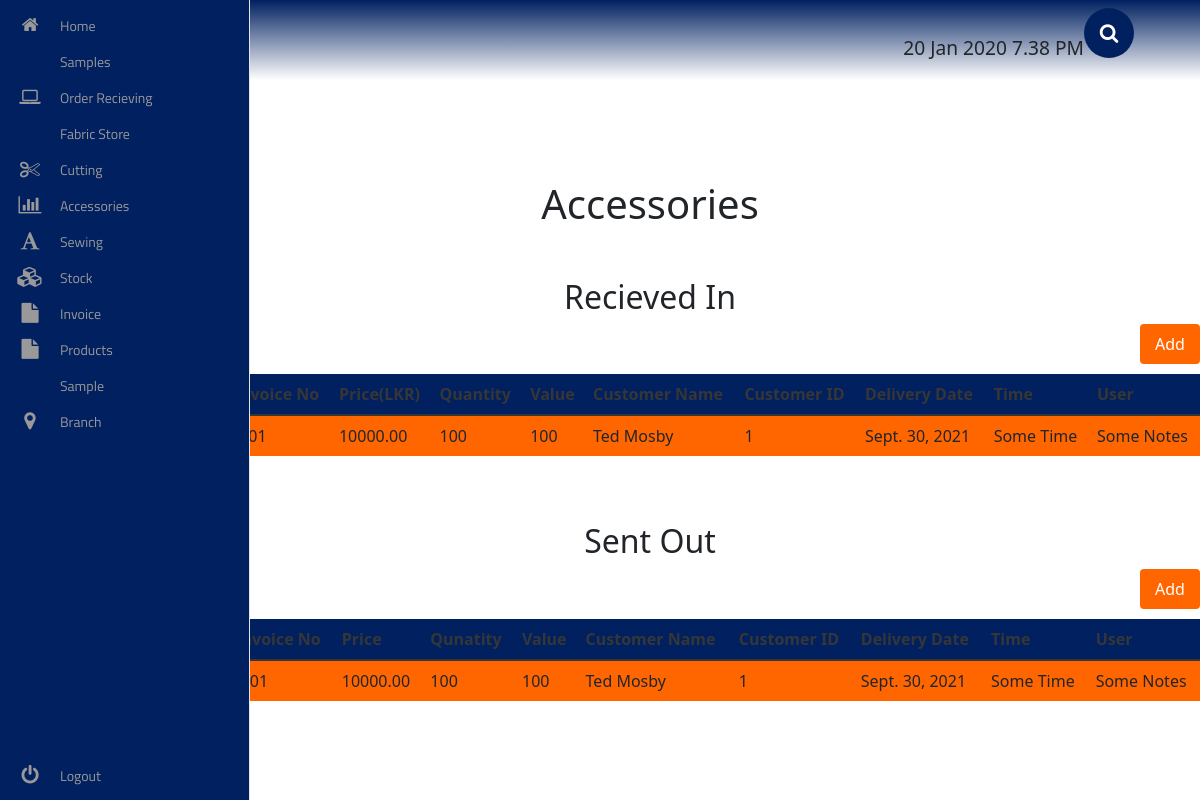
Screenshot of /accessories/ with the database file from the repository.
### accessories/models.py (models this page shows)
class AccRecievedIn(models.Model):
	acc_name = models.CharField(max_length=1000)
	acc_id = models.CharField(max_length=100)
	date = models.DateField()
	invoice = models.ForeignKey(Invoice, on_delete=models.SET_NULL, null=True, blank=True)
	price = models.DecimalField(decimal_places=2, max_digits=100000)
	quantity = models.IntegerField()
	value = models.IntegerField()
	customer = models.ForeignKey(Customer, on_delete=models.SET_NULL, null=True, blank=True)
	delivery_date = models.DateField()
	time = models.CharField(max_length=1000)
	user_notes = models.CharField(max_length=9000)

class AccSentOut(models.Model):
	acc_name = models.CharField(max_length=1000)
	acc_id = models.CharField(max_length=100)
	date = models.DateField()
	invoice = models.ForeignKey(Invoice, on_delete=models.SET_NULL, null=True, blank=True)
	price = models.DecimalField(decimal_places=2, max_digits=100000)
	quantity = models.IntegerField()
	value = models.IntegerField()
	customer = models.ForeignKey(Customer, on_delete=models.SET_NULL, null=True, blank=True)
	delivery_date = models.DateField()
	time = models.CharField(max_length=1000)
	user_notes = models.CharField(max_length=9000)

### invoice/models.py (models this page shows, shortened)
class Invoice(models.Model):
	date = models.DateField()
	invoice_no = models.CharField(max_length=1000, unique=True)
	customer = models.ForeignKey(Customer, on_delete=models.CASCADE)
	style_no = models.CharField(max_length=1000)
	order =  models.ForeignKey(OrderReceiving, on_delete=models.SET_NULL, null=True, blank=True)
	quantity = models.IntegerField()
	price = models.DecimalField(decimal_places=2, max_digits=1000)
	value = models.IntegerField()
	method_of_payment = models.CharField(max_length=100, choices=payment_choices, default='Cash')

### customers/models.py (models this page shows)
class Customer(models.Model):
	customer_id = models.CharField(max_length=100)
	salutation = models.CharField(max_length=10, choices=salutation_choices, default='Mr')
	customer_first_name = models.CharField(max_length=500)
	customer_last_name = models.CharField(max_length=500)
	mobile_no = models.IntegerField()
	mobile_no_type = models.CharField(max_length=10, choices=mobile_no_type, default='Mobile')
	email = models.EmailField(max_length=120)
	email_type = models.CharField(max_length=10, choices=email_type, default='Work')
	address = models.CharField(max_length=1000)
	"""def __str__(self):
			    	return "%s %s" % (self.customer_first_name, self.customer_last_name)"""
	def __str__(self):
		return self.customer_first_name + ' ' + self.customer_last_name

### accessories/views.py (the view)
# urls.py: path('', AccessoriesMainView.as_view(), name="accessories_view"),
class AccessoriesMainView(View):
	template_name = 'accessories_main.html'
	acc_recieved_in_query = AccRecievedIn.objects.all()
	acc_sent_out_query = AccSentOut.objects.all()
	def get_recieved_in_query_set(self):
		return self.acc_recieved_in_query
	def get_acc_sent_out_query_set(self):
		return self.acc_sent_out_query
	def get(self, request):
		context = {
			'acc_recieveds': self.get_recieved_in_query_set(),
			'acc_sent_outs': self.get_acc_sent_out_query_set()
			}
		return render(request, self.template_name, context)

### accessories/templates/accessories_main.html (shortened to what this page needs)
<!DOCTYPE html>
<html lang="en">
{% extends 'base.html' %}
{% load static %}
    {% block extra_css %}
        <link rel="stylesheet" href="{% static 'accessories/css/accessories_main.css' %}">
    {% endblock %}
    {% block content %}
        <div class="accessories__container">
            <h1> Accessories </h1>
            <h2> Recieved In </h2>
            <div class="accessories__add__button__container" >
              <button class="accessories__add__button">
                Add
              </button>
            </div>
            <div class="table-responsive">
              <table class="table">
                <thead>
                  <tr class="accessories__tr">
                    <th scope="col">Date</th>
                    <th scope="col">Invoice No</th>
                    <th scope="col">Price(LKR)</th>
                    <th scope="col">Quantity</th>
                    <th scope="col">Value</th>
                    <th scope="col">Customer Name</th>
                    <th scope="col">Customer ID</th>
                    <th scope="col">Delivery Date</th>
                    <th scope="col">Time</th>
                    <th scope="col">User</th>
                  </tr>
                </thead>
                <tbody>
                  {% for acc_recieved in acc_recieveds %}
                  <tr class="accessories__body">
                    <td> {{ acc_recieved.date }} </td>
                    <td>  {{ acc_recieved.invoice.invoice_no }} </td>
                    <td> {{ acc_recieved.price }} </td>
                    <td> {{ acc_recieved.quantity }} </td>
                    <td> {{ acc_recieved.value }} </td>
                    <td> {{ acc_recieved.customer.customer_first_name }}
                         {{ acc_recieved.customer.customer_last_name }}
                    </td>
                    <td> {{ acc_recieved.customer_id }} </td>
                    <td> {{ acc_recieved.delivery_date }} </td>
                    <td> {{ acc_recieved.time }} </td>
                    <td> {{ acc_recieved.user_notes }} </td>
                  </tr>
                  {% endfor %}
                </tbody>
              </table>
            </div>
            <h2> Sent Out </h2>
             <div class="accessories__add__button__container" >
              <button class="accessories__add__button">
                Add
              </button>
            </div>
            <div class="table-responsive">
              <table class="table">
                <thead>
                  <tr class="accessories__tr">
                    <th scope="col">Date</th>
                    <th scope="col">Invoice No</th>
                    <th scope="col">Price</th>
                    <th scope="col">Qunatity</th>
                    <th scope="col">Value</th>
                    <th scope="col">Customer Name</th>
                    <th scope="col">Customer ID</th>
                    <th scope="col">Delivery Date</th>
                    <th scope="col">Time</th>
                    <th scope="col">User</th>
                  </tr>
                </thead>
                <tbody>
                  {% for acc_sent_out in acc_sent_outs %}
                  <tr class="accessories__body">
                    <td> {{ acc_sent_out.date }} </td>
                    <td>  {{ acc_sent_out.invoice.invoice_no }} </td>
                    <td> {{ acc_sent_out.price }} </td>
                    <td> {{ acc_sent_out.quantity }} </td>
                    <td> {{ acc_sent_out.value }} </td>
                    <td> {{ acc_sent_out.customer.customer_first_name }}
                         {{ acc_sent_out.customer.customer_last_name }}
                    </td>
                    <td> {{ acc_sent_out.customer_id }} </td>
                    <td> {{ acc_sent_out.delivery_date }} </td>
                    <td> {{ acc_sent_out.time }} </td>
                    <td> {{ acc_sent_out.user_notes }} </td>
                  </tr>
                  {% endfor %}
                </tbody>
              </table>
            </div>
        </div>
    {% endblock %}

### accessories/static/accessories/css/accessories_main.css (style rules this page uses)
.accessories__container { margin: 100px 0 0 100px; }
.accessories__container h1 { text-align: center; }
.accessories__container h2 { text-align: center; margin-top: 50px; }
.accessories__add__button__container { display: flex; float: right; margin-bottom: 10px; }
.accessories__add__button { border: none; outline: none; border-radius: 4px; background-color: #FF6600; color: #fff; width: 60px; height: 40px; }
.accessories__tr { background-color: #002060; color: #fff; }
.accessories__tr th { color: #fff; }
.accessories__body { background-color: #FF6600; }

### rows the page displays
AccRecievedIn: invoice.invoice_no "I001", price "10000.00", quantity "100", value "100", customer.customer_first_name "Ted", customer.customer_last_name "Mosby", customer_id "1", delivery_date "Sept. 30, 2021", time "Some Time", user_notes "Some Notes"
AccSentOut: invoice.invoice_no "I001", price "10000.00", quantity "100", value "100", customer.customer_first_name "Ted", customer.customer_last_name "Mosby", customer_id "1", delivery_date "Sept. 30, 2021", time "Some Time", user_notes "Some Notes"
